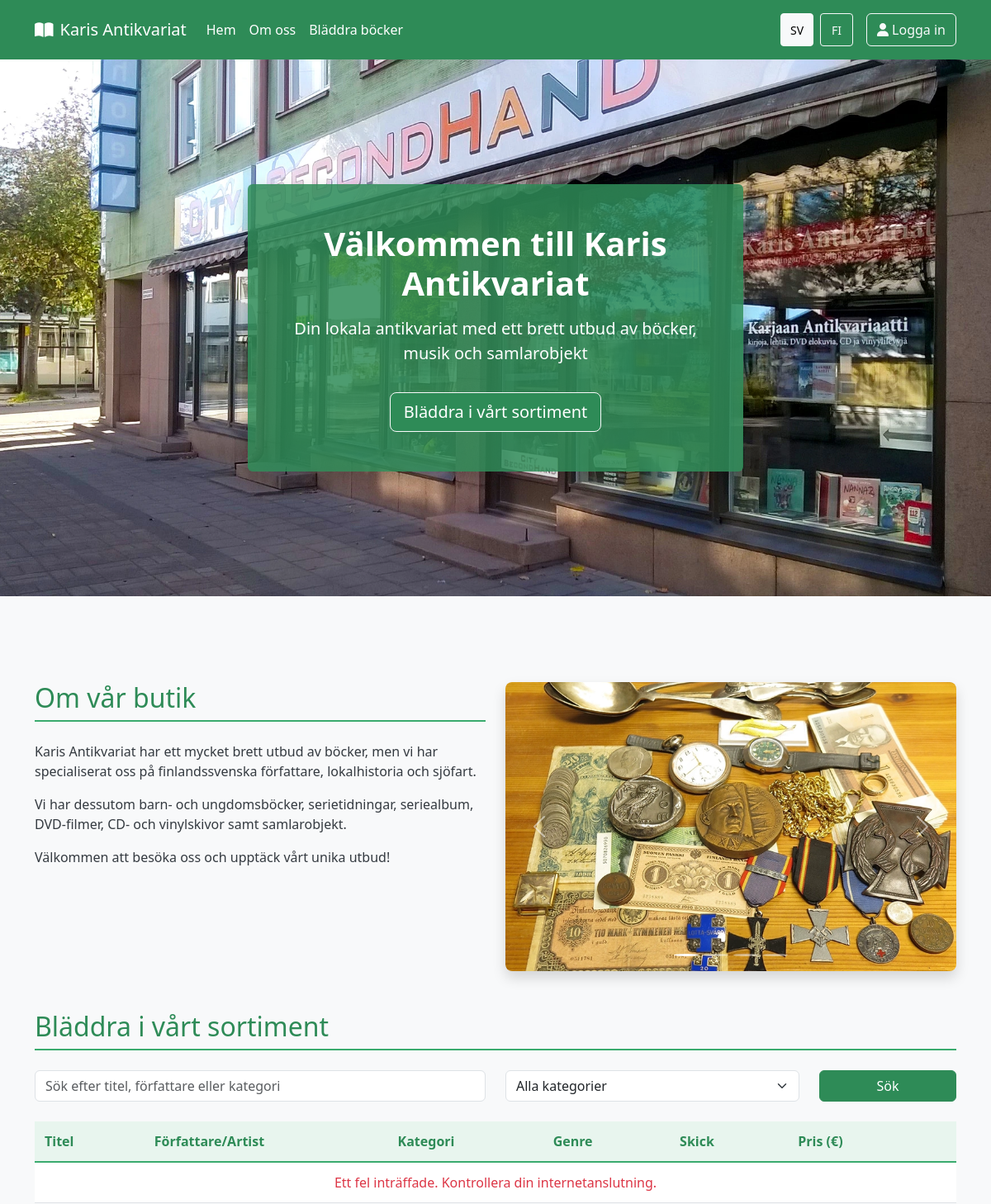
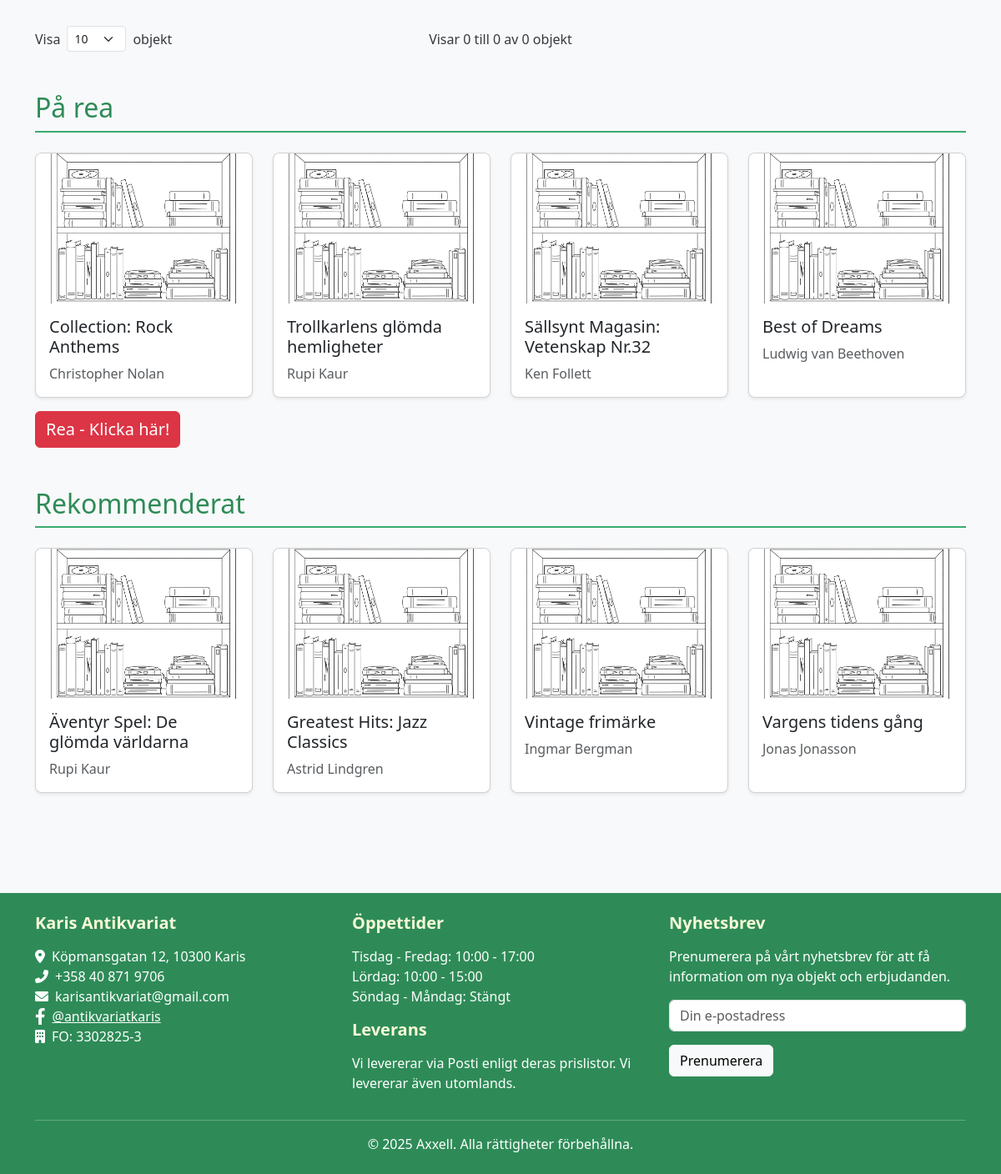
The page / on the database its author committed (2 pictures, top to bottom).
### tables this page shows
CREATE TABLE `product` (
  `prod_id` int NOT NULL AUTO_INCREMENT,
  `title` varchar(255) NOT NULL,
  `status` int DEFAULT NULL,
  `shelf_id` int DEFAULT NULL,
  `category_id` int DEFAULT NULL,
  `price` decimal(10,2) DEFAULT NULL,
  `condition_id` int DEFAULT NULL,
  `notes` text,
  `internal_notes` text,
  `year` int DEFAULT NULL,
  `publisher` varchar(100) DEFAULT NULL,
  `special_price` tinyint(1) DEFAULT NULL COMMENT 'Om produkten är på rea: 1 = Ja, 0 = Nej',
  `recommended` tinyint(1) DEFAULT NULL COMMENT 'Om produkten är rekommenderad: 1 = Ja, 0 = Nej	',
  `rare` tinyint(1) DEFAULT '0',
  `date_added` datetime DEFAULT CURRENT_TIMESTAMP,
  `language_id` int DEFAULT NULL,
  PRIMARY KEY (`prod_id`),
  KEY `shelf_id` (`shelf_id`),
  KEY `category_id` (`category_id`),
  KEY `condition_id` (`condition_id`),
  KEY `idx_product_status` (`status`),
  KEY `fk_product_language` (`language_id`),
  CONSTRAINT `fk_product_language` FOREIGN KEY (`language_id`) REFERENCES `language` (`language_id`),
  CONSTRAINT `product_ibfk_1` FOREIGN KEY (`shelf_id`) REFERENCES `shelf` (`shelf_id`),
  CONSTRAINT `product_ibfk_2` FOREIGN KEY (`category_id`) REFERENCES `category` (`category_id`),
  CONSTRAINT `product_ibfk_3` FOREIGN KEY (`condition_id`) REFERENCES `condition` (`condition_id`),
  CONSTRAINT `product_ibfk_4` FOREIGN KEY (`status`) REFERENCES `status` (`status_id`)
);

CREATE TABLE `author` (
  `author_id` int NOT NULL AUTO_INCREMENT,
  `author_name` varchar(200) NOT NULL,
  PRIMARY KEY (`author_id`)
);

### includes/routes.php (called while the page is built, shortened)
<?php
class Routes {
    private static $basePath = '';
    public static function init($basePath) {
        self::$basePath = $basePath;
    }
    public static function asset($type, $file) {
        return self::$basePath . '/assets/' . $type . '/' . $file;
    }
}
function asset($type, $file) {
    return Routes::asset($type, $file);
}

### includes/ui.php (called while the page is built, shortened)
<?php
function loadLanguageStrings($language) {
    $langFile = 'languages/' . $language . '.php';
    if (file_exists($langFile)) {
        return $lang_strings;
    } else {
        include 'languages/sv.php';
        return $lang_strings;
    }
}
?>

### index.php (the view, shortened to what this page needs)
<?php
require_once 'init.php';
$language = isset($_SESSION['language']) ? $_SESSION['language'] : 'sv';
$lang_strings = loadLanguageStrings($language);
function getFeaturedProducts(PDO $pdo, int $limit = 4, bool $onlySpecial = false, bool $onlyRecommended = false): array
{
    try {
        $sql = "SELECT
                    p.prod_id,
                    p.title,
                    p.price,
                    p.special_price,
                    p.recommended
                FROM product p
                WHERE p.status = 1 ";
        if ($onlySpecial) {
            $sql .= " AND p.special_price = 1 ";
        } elseif ($onlyRecommended) {
            $sql .= " AND p.recommended = 1 ";
        } else {
            $sql .= " AND (p.special_price = 1 OR p.recommended = 1) ";
        }
        $sql .= " ORDER BY RAND() LIMIT :limit";
        $stmt = $pdo->prepare($sql);
        $stmt->bindParam(':limit', $limit, PDO::PARAM_INT);
        $stmt->execute();
        $products = $stmt->fetchAll(PDO::FETCH_OBJ);
        foreach ($products as $product) {
            $authorSql = "SELECT a.author_name
                          FROM author a
                          JOIN product_author pa ON a.author_id = pa.author_id
                          WHERE pa.product_id = :prod_id
                          LIMIT 1";
            $authorStmt = $pdo->prepare($authorSql);
            $authorStmt->bindParam(':prod_id', $product->prod_id, PDO::PARAM_INT);
            $authorStmt->execute();
            $author = $authorStmt->fetch(PDO::FETCH_OBJ);
            if ($author) {
                $product->author_name = $author->author_name;
            } else {
                $product->author_name = '';
            }
            $catSql = "SELECT category_sv_name AS category_name
                       FROM category c
                       JOIN product p ON c.category_id = p.category_id
                       WHERE p.prod_id = :prod_id";
            $catStmt = $pdo->prepare($catSql);
            $catStmt->bindParam(':prod_id', $product->prod_id, PDO::PARAM_INT);
            $catStmt->execute();
            $category = $catStmt->fetch(PDO::FETCH_OBJ);
        }
        return $products;
    } catch (PDOException $e) {
        error_log('Error fetching featured products: ' . $e->getMessage());
        return [];
    }
}
function renderProductCard(object $product): void {
    $defaultImage = 'assets/images/default_antiqe_image.webp';
    ?>
    <div class="col">
        <div class="card h-100">
            <div class="d-none d-md-block">
                <img src="<?php echo $defaultImage; ?>" class="card-img-top" style="height: 180px; object-fit: cover;" alt="<?php echo htmlspecialchars($product->title); ?>">
                <div class="card-body">
                    <h5 class="card-title"><?php echo htmlspecialchars($product->title); ?></h5>
                    <p class="card-text text-muted">
                        <?php echo htmlspecialchars($product->author_name ?? ''); ?>
                    </p>
                </div>
            </div>
        </div>
    </div>
    <?php
}
$specialProducts = getFeaturedProducts($pdo, 4, true);
$recommendedProducts = getFeaturedProducts($pdo, 4, false, true);
include 'templates/header.php';
?>
<div class="hero-container position-relative">
<img src="<?php echo asset('images', 'hero.webp'); ?>" alt="Karis Antikvariat" class="hero-image w-100">
    <div class="container">
        <div class="hero-content position-absolute">
            <div class="hero-text-container p-5 rounded text-center">
                <h1><?php echo $lang_strings['welcome'] ?? 'Välkommen till Karis Antikvariat'; ?></h1>
                <p class="lead"><?php echo $lang_strings['subtitle'] ?? 'Din källa för nordisk litteratur, musik och samlarobjekt'; ?></p>
                <a href="#browse" class="btn btn-primary btn-lg mt-3 border-light"><?php echo $lang_strings['browse_button'] ?? 'Bläddra i vårt sortiment'; ?></a>
            </div>
        </div>
    </div>
</div>
<div class="container my-4">
        <section id="about" class="my-5">
            <div class="row">
                <div class="col-lg-6">
                    <h2><?php echo $lang_strings['about_heading']; ?></h2>
                    <p><?php echo $lang_strings['about_p1']; ?></p>
                    <p><?php echo $lang_strings['about_p2']; ?></p>
                    <p><?php echo $lang_strings['about_p3']; ?></p>
                </div>
                <div class="col-lg-6">
                    <div id="storeCarousel" class="carousel slide" data-bs-ride="carousel">
                        <div class="carousel-indicators">
                            <button type="button" data-bs-target="#storeCarousel" data-bs-slide-to="0" class="active" aria-current="true" aria-label="Slide 1"></button>
                            <button type="button" data-bs-target="#storeCarousel" data-bs-slide-to="1" aria-label="Slide 2"></button>
                            <button type="button" data-bs-target="#storeCarousel" data-bs-slide-to="2" aria-label="Slide 3"></button>
                            <button type="button" data-bs-target="#storeCarousel" data-bs-slide-to="3" aria-label="Slide 4"></button>
                        </div>
                        <div class="carousel-inner rounded">
                            <div class="carousel-item active">
                                <img src="assets/images/bild1.webp" class="d-block w-100" alt="Karis Antikvariat butiksbild 1">
                            </div>
                        </div>
                        <button class="carousel-control-prev" type="button" data-bs-target="#storeCarousel" data-bs-slide="prev">
                            <span class="carousel-control-prev-icon" aria-hidden="true"></span>
                        </button>
                        <button class="carousel-control-next" type="button" data-bs-target="#storeCarousel" data-bs-slide="next">
                            <span class="carousel-control-next-icon" aria-hidden="true"></span>
                        </button>
                    </div>
                </div>
            </div>
        </section>
    <section id="browse" class="my-5">
        <h2 class="mb-4"><?php echo $lang_strings['browse_heading'] ?? 'Bläddra & Sök'; ?></h2>
        <div class="search-bar mb-4">
            <form method="get" action="" id="search-form">
                <div class="row">
                    <div class="col-md-6 mb-3 mb-md-0">
                        <input type="text" class="form-control" id="public-search" name="search"
                            placeholder="<?php echo $lang_strings['search_placeholder'] ?? 'Sök'; ?>"
                            value="<?= isset($_GET['search']) ? (function_exists('safeEcho') ? safeEcho($_GET['search']) : htmlspecialchars($_GET['search'])) : '' ?>">
                    </div>
                    <div class="col-md-4 mb-3 mb-md-0">
                        <select class="form-select" id="public-category" name="category">
                            <option value="all"><?php echo $lang_strings['all_categories'] ?? 'Alla kategorier'; ?></option>
                        </select>
                    </div>
                    <div class="col-md-2">
                        <button type="submit" class="btn btn-primary w-100" id="public-search-btn">
                            <?php echo $lang_strings['search_button'] ?? 'Sök'; ?>
                        </button>
                    </div>
                </div>
            </form>
        </div>
        <div>
            <div class="table-responsive">
                <table class="table table-hover table-paginated-table" id="public-inventory-table">
                    <thead class="table-light">
                        <tr>
                            <th data-sort="title"><?php echo $lang_strings['title'] ?? 'Titel'; ?></th>
                            <th data-sort="author_name"><?php echo $lang_strings['author_artist'] ?? 'Författare/Artist'; ?></th>
                            <th data-sort="category_name"><?php echo $lang_strings['category'] ?? 'Kategori'; ?></th>
                            <th data-sort="genre_names"><?php echo $lang_strings['genre'] ?? 'Genre'; ?></th>
                            <th data-sort="condition_name"><?php echo $lang_strings['condition'] ?? 'Skick'; ?></th>
                            <th data-sort="price"><?php echo $lang_strings['price'] ?? 'Pris'; ?></th>
                            <th></th>
                        </tr>
                    </thead>
                    <tbody class="table-paginated-content" id="public-inventory-body">
                    </tbody>
                </table>
            </div>
<div class="mt-3" id="pagination-controls">
    <div class="row align-items-center">
        <div class="col-md-4 mb-2 mb-md-0">
            <div class="d-flex align-items-center">
                <label class="me-2"><?php echo $lang_strings['show'] ?? 'Visa'; ?></label>
                <select class="form-select form-select-sm" id="page-size-selector" style="width: auto;">
                    <option value="10" selected>10</option>
                </select>
                <span class="ms-2"><?php echo $lang_strings['items'] ?? 'objekt'; ?></span>
            </div>
        </div>
        <div class="col-md-4 text-center mb-2 mb-md-0">
            <div id="pagination-info">
                <?php echo $lang_strings['showing'] ?? 'Visar'; ?> <span id="showing-start">0</span>
                <?php echo $lang_strings['to'] ?? 'till'; ?>
                <span id="showing-end">0</span>
                <?php echo $lang_strings['of'] ?? 'av'; ?>
                <span id="total-items">0</span>
                <?php echo $lang_strings['items'] ?? 'objekt'; ?>
            </div>
        </div>
    </div>
</div>
        </div>
    </section>
    <section class="my-5">
        <h2 class="mb-4"><?php echo $lang_strings['on_sale'] ?? 'På rea'; ?>
        </h2>
        <div class="row row-cols-1 row-cols-md-2 row-cols-lg-4 g-4" id="featured-items">
            <?php
            if (!empty($specialProducts)) {
                foreach ($specialProducts as $product) {
                    renderProductCard($product);
                }
            } else {
                echo "<p>Inga produkter på rea hittades.</p>";
            }
            ?>
        </div>
        <button class="btn btn-danger fs-5 mt-3" onclick="window.location.href='sale.php';"><?php echo $lang_strings['go_sale'] ?? 'Rea - Klicka här!'; ?></button>
    </section>
    <section class="my-5">
        <h2 class="mb-4"><?php echo $lang_strings['on_rec'] ?? 'Rekommenderat'; ?></h2>
        <div class="row row-cols-1 row-cols-md-2 row-cols-lg-4 g-4" id="recommended-items">
            <?php
            if (!empty($recommendedProducts)) {
                foreach ($recommendedProducts as $product) {
                    renderProductCard($product);
                }
            } else {
                echo "<p>Inga rekommenderade produkter hittades.</p>";
            }
            ?>
        </div>
    </section>
</div>
<?php
include 'templates/footer.php';
?>

### rows shown on the page
product: title "Collection: Rock Anthems"
author: author_name "Christopher Nolan"
product: title "Trollkarlens glömda hemligheter"
author: author_name "Rupi Kaur"
product: title "Sällsynt Magasin: Vetenskap Nr.32"
author: author_name "Ken Follett"
product: title "Best of Dreams"
author: author_name "Ludwig van Beethoven"
product: title "Äventyr Spel: De glömda världarna"
product: title "Greatest Hits: Jazz Classics"
author: author_name "Astrid Lindgren"
product: title "Vintage frimärke"
author: author_name "Ingmar Bergman"
product: title "Vargens tidens gång"
author: author_name "Jonas Jonasson"

### other values the page prints
$strings['menu_home'] "Hem"
$strings['menu_about'] "Om oss"
$strings['menu_browse'] "Bläddra böcker"
$strings['login'] "Logga in"
$lang_strings['welcome'] "Välkommen till Karis Antikvariat"
$lang_strings['subtitle'] "Din lokala antikvariat med ett brett utbud av böcker, musik och samlarobjekt"
$lang_strings['browse_button'] "Bläddra i vårt sortiment"
$lang_strings['about_heading'] "Om vår butik"
$lang_strings['about_p1'] "Karis Antikvariat har ett mycket brett utbud av böcker, men vi har specialiserat oss på finlandssvenska författare, lokalhistoria och sjöfart."
$lang_strings['about_p2'] "Vi har dessutom barn- och ungdomsböcker, serietidningar, seriealbum, DVD-filmer, CD- och vinylskivor samt samlarobjekt."
$lang_strings['about_p3'] "Välkommen att besöka oss och upptäck vårt unika utbud!"
$lang_strings['browse_heading'] "Bläddra i vårt sortiment"
$lang_strings['search_button'] "Sök"
$lang_strings['title'] "Titel"
$lang_strings['author_artist'] "Författare/Artist"
